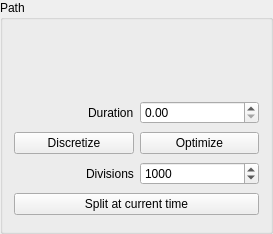
<?xml version="1.0" encoding="UTF-8"?>
<ui version="4.0">
 <class>PathFrame</class>
 <widget class="QGroupBox" name="PathFrame">
  <property name="geometry">
   <rect>
    <x>0</x>
    <y>0</y>
    <width>273</width>
    <height>234</height>
   </rect>
  </property>
  <property name="windowTitle">
   <string>GroupBox</string>
  </property>
  <property name="title">
   <string>Path</string>
  </property>
  <layout class="QVBoxLayout" name="verticalLayout">
   <item>
    <widget class="PlayResourceFrame" name="playFrame">
     <property name="sizePolicy">
      <sizepolicy hsizetype="Preferred" vsizetype="Fixed">
       <horstretch>0</horstretch>
       <verstretch>0</verstretch>
      </sizepolicy>
     </property>
     <property name="minimumSize">
      <size>
       <width>0</width>
       <height>60</height>
      </size>
     </property>
     <property name="frameShape">
      <enum>QFrame::NoFrame</enum>
     </property>
     <property name="frameShadow">
      <enum>QFrame::Raised</enum>
     </property>
    </widget>
   </item>
   <item>
    <layout class="QHBoxLayout" name="horizontalLayout_3">
     <item alignment="Qt::AlignRight">
      <widget class="QLabel" name="label_2">
       <property name="text">
        <string>Duration</string>
       </property>
      </widget>
     </item>
     <item>
      <widget class="QDoubleSpinBox" name="spin_duration">
       <property name="statusTip">
        <string>Change the duration of the path</string>
       </property>
       <property name="maximum">
        <double>1000.000000000000000</double>
       </property>
      </widget>
     </item>
    </layout>
   </item>
   <item>
    <layout class="QHBoxLayout" name="horizontalLayout">
     <item>
      <widget class="QPushButton" name="btn_discretize">
       <property name="statusTip">
        <string>Discretize the path with the given resolution</string>
       </property>
       <property name="text">
        <string>Discretize</string>
       </property>
      </widget>
     </item>
     <item>
      <widget class="QPushButton" name="btn_optimize">
       <property name="statusTip">
        <string>Optimize path with the given resolution</string>
       </property>
       <property name="text">
        <string>Optimize</string>
       </property>
      </widget>
     </item>
    </layout>
   </item>
   <item>
    <layout class="QHBoxLayout" name="horizontalLayout_2">
     <property name="topMargin">
      <number>0</number>
     </property>
     <item alignment="Qt::AlignRight">
      <widget class="QLabel" name="label">
       <property name="text">
        <string>Divisions</string>
       </property>
      </widget>
     </item>
     <item>
      <widget class="QSpinBox" name="spin_numDivs">
       <property name="minimum">
        <number>2</number>
       </property>
       <property name="maximum">
        <number>10000</number>
       </property>
       <property name="value">
        <number>1000</number>
       </property>
      </widget>
     </item>
    </layout>
   </item>
   <item>
    <widget class="QPushButton" name="btn_split">
     <property name="text">
      <string>Split at current time</string>
     </property>
    </widget>
   </item>
  </layout>
 </widget>
 <customwidgets>
  <customwidget>
   <class>PlayResourceFrame</class>
   <extends>QFrame</extends>
   <header>playresourceframe.h</header>
   <container>1</container>
   <slots>
    <signal>TimeChanged(double)</signal>
   </slots>
  </customwidget>
 </customwidgets>
 <resources/>
 <connections>
  <connection>
   <sender>btn_discretize</sender>
   <signal>clicked()</signal>
   <receiver>PathFrame</receiver>
   <slot>Discretize()</slot>
   <hints>
    <hint type="sourcelabel">
     <x>73</x>
     <y>131</y>
    </hint>
    <hint type="destinationlabel">
     <x>106</x>
     <y>1</y>
    </hint>
   </hints>
  </connection>
  <connection>
   <sender>btn_optimize</sender>
   <signal>clicked()</signal>
   <receiver>PathFrame</receiver>
   <slot>Optimize()</slot>
   <hints>
    <hint type="sourcelabel">
     <x>261</x>
     <y>131</y>
    </hint>
    <hint type="destinationlabel">
     <x>229</x>
     <y>11</y>
    </hint>
   </hints>
  </connection>
  <connection>
   <sender>spin_duration</sender>
   <signal>editingFinished()</signal>
   <receiver>PathFrame</receiver>
   <slot>SetDuration()</slot>
   <hints>
    <hint type="sourcelabel">
     <x>182</x>
     <y>87</y>
    </hint>
    <hint type="destinationlabel">
     <x>7</x>
     <y>153</y>
    </hint>
   </hints>
  </connection>
  <connection>
   <sender>btn_split</sender>
   <signal>clicked(bool)</signal>
   <receiver>PathFrame</receiver>
   <slot>Split()</slot>
   <hints>
    <hint type="sourcelabel">
     <x>140</x>
     <y>209</y>
    </hint>
    <hint type="destinationlabel">
     <x>136</x>
     <y>116</y>
    </hint>
   </hints>
  </connection>
 </connections>
 <slots>
  <slot>Discretize()</slot>
  <slot>Optimize()</slot>
  <slot>SetDuration()</slot>
  <slot>Split()</slot>
 </slots>
</ui>
